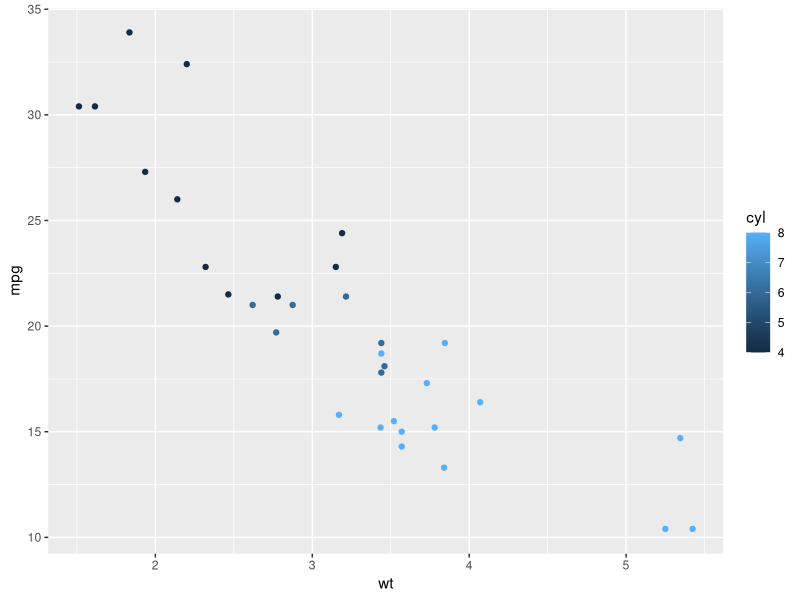
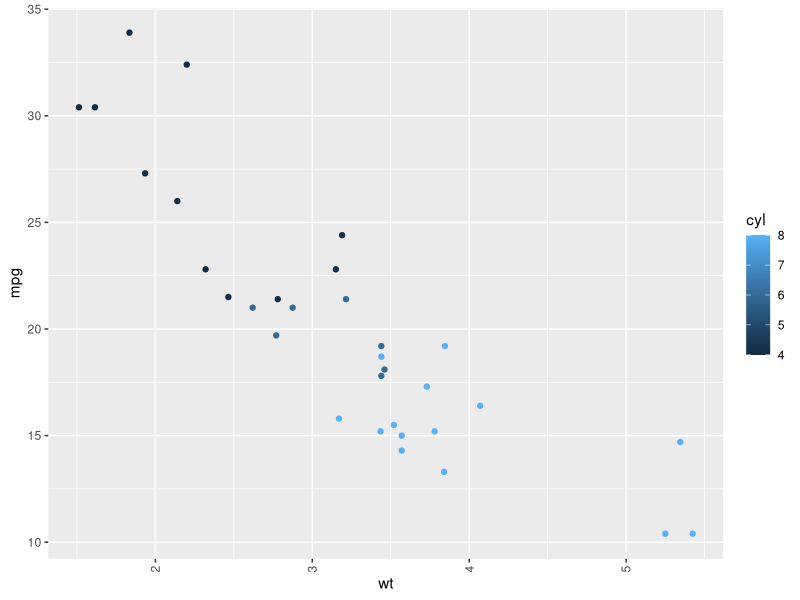
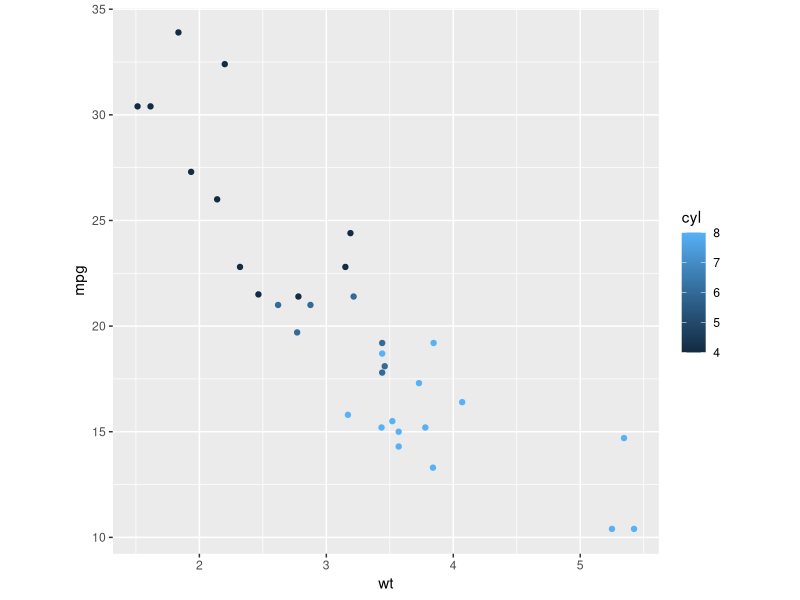
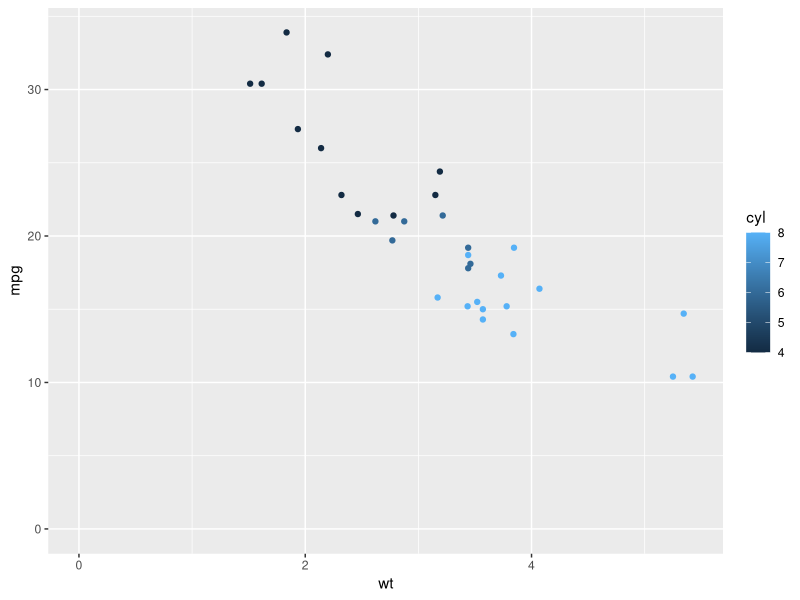
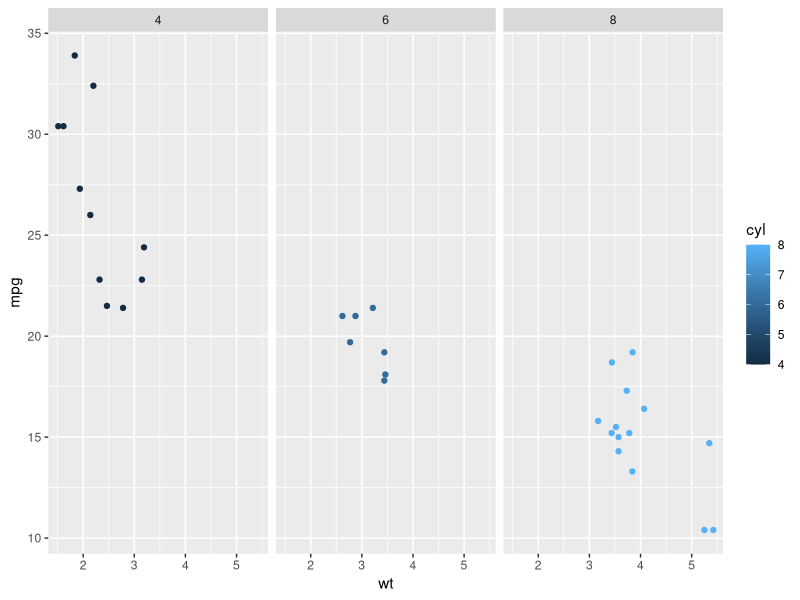
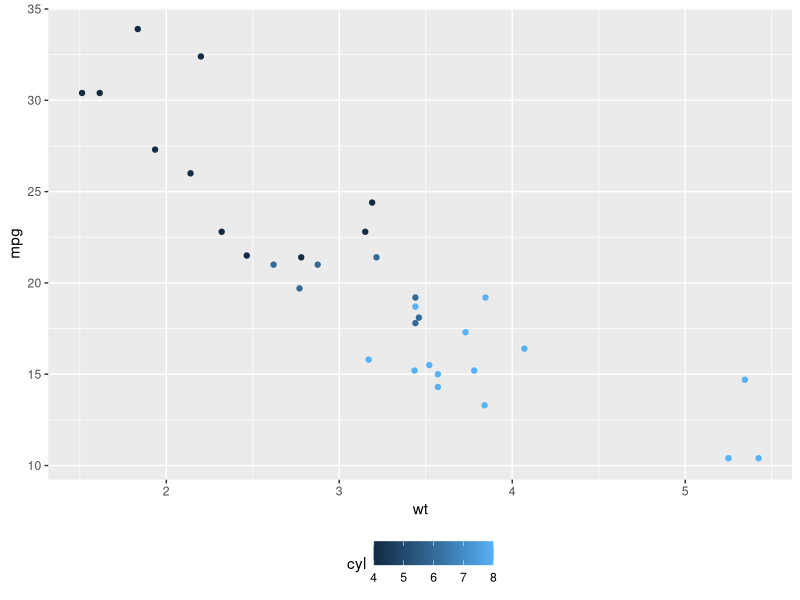
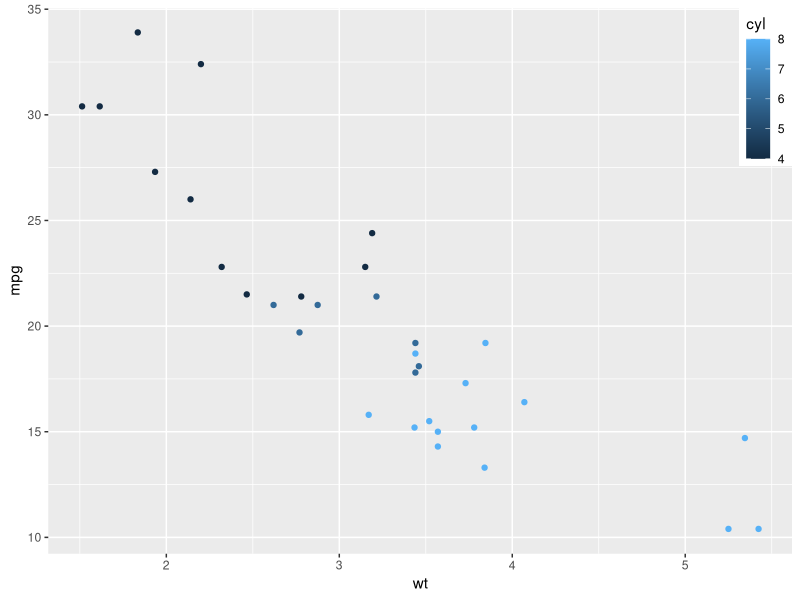
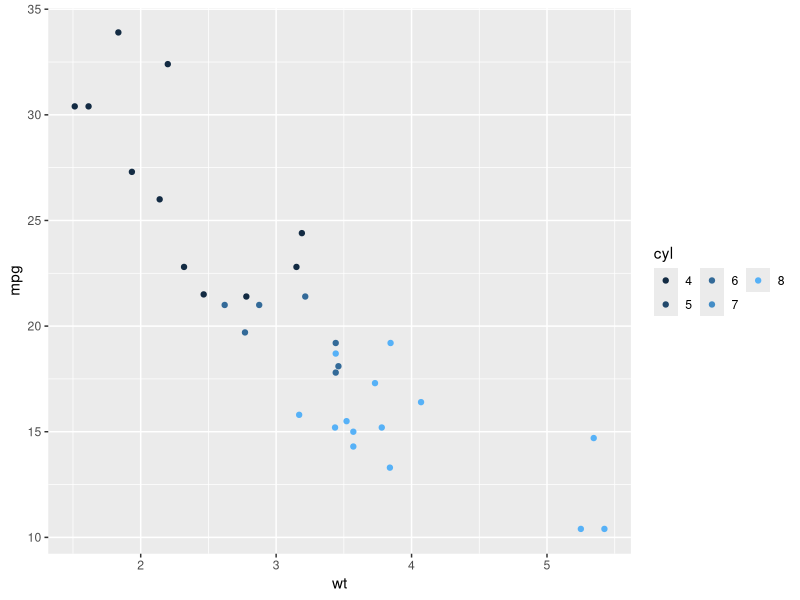

Generate these figures, in order, with R:
## ---- chunk 1
library(ggplot2)
data(mtcars)
p <- ggplot(data = mtcars, aes(x = wt, y = mpg, colour = cyl)) + 
  geom_point()
p
## ---- chunk 2
p + theme(axis.text.x = element_text(angle = 90, hjust = 1, vjust = 0.5))
## ---- chunk 3
p + theme(aspect.ratio=1)
## ---- chunk 4
p + expand_limits(x = 0, y = 0)
## ---- chunk 5
p + facet_wrap( ~ cyl)
## ---- chunk 6
p + theme(legend.position = "bottom")
## ---- chunk 7
p + theme(legend.position = c(1,1), legend.justification = c(1,1))
## ---- chunk 8
p + guides(col = guide_legend(nrow = 2))
## ---- chunk 9
p <- ggplot(data = mtcars, aes(x = wt, y = mpg, colour = factor(cyl))) + 
  geom_point()
p + scale_color_discrete(labels = function(x) strwrap(x, width = 13))
## ---- chunk 10
p + guides(colour = guide_legend(reverse = TRUE))
## ---- chunk 11
p <- ggplot(mtcars, aes(x = wt, y = mpg)) + 
  geom_point() + 
  labs(title = "My title", 
       subtitle = "My subtitle", 
       caption = "This is a caption") + 
  theme(
    plot.title = element_text(hjust = -0.0),
    plot.caption = element_text(hjust = -0.0)
  )
p
## ---- chunk 12
last_month <- Sys.Date() - 0:730
df <- data.frame(
  date = last_month,
  price = runif(731)
)
base <- ggplot(df, aes(date, price)) +
  geom_line() + 
  scale_x_date(date_minor_breaks = "1 month", date_breaks = "1 year", 
               date_labels = c("%Y"))

base
## ---- chunk 13
set.seed(1)
df=data.frame(year=rep(2009:2013,each=4),
              quarter=rep(c("Q1","Q2","Q3","Q4"),5),
              sales=40:59+rnorm(20,sd=5))

g1 <- ggplot(data = df, aes(x = interaction(year, quarter, 
                                            lex.order = TRUE), 
                            y = sales, group = 1)) +
  geom_line(colour = "blue") +
  coord_cartesian(ylim = c(35, 65), expand = FALSE) +
  annotate(geom = "text", x = seq_len(nrow(df)), y = 34, 
           label = df$quarter, size = 4) +
  annotate(geom = "text", x = 2.5 + 4 * (0:4), y = 32, 
           label = unique(df$year), size = 6)  +
  # theme_bw()
  # +
theme(plot.margin = unit(c(1, 1, 4, 1), "lines"),
      axis.title.x = element_blank(),
      axis.text.x = element_blank(),
      panel.grid.major.x = element_blank(),
      panel.grid.minor.x = element_blank()
      )


# remove clipping of x axis labels
g2 <- ggplot_gtable(ggplot_build(g1))
g2$layout$clip[g2$layout$name == "panel"] <- "off"
grid::grid.draw(g2)
